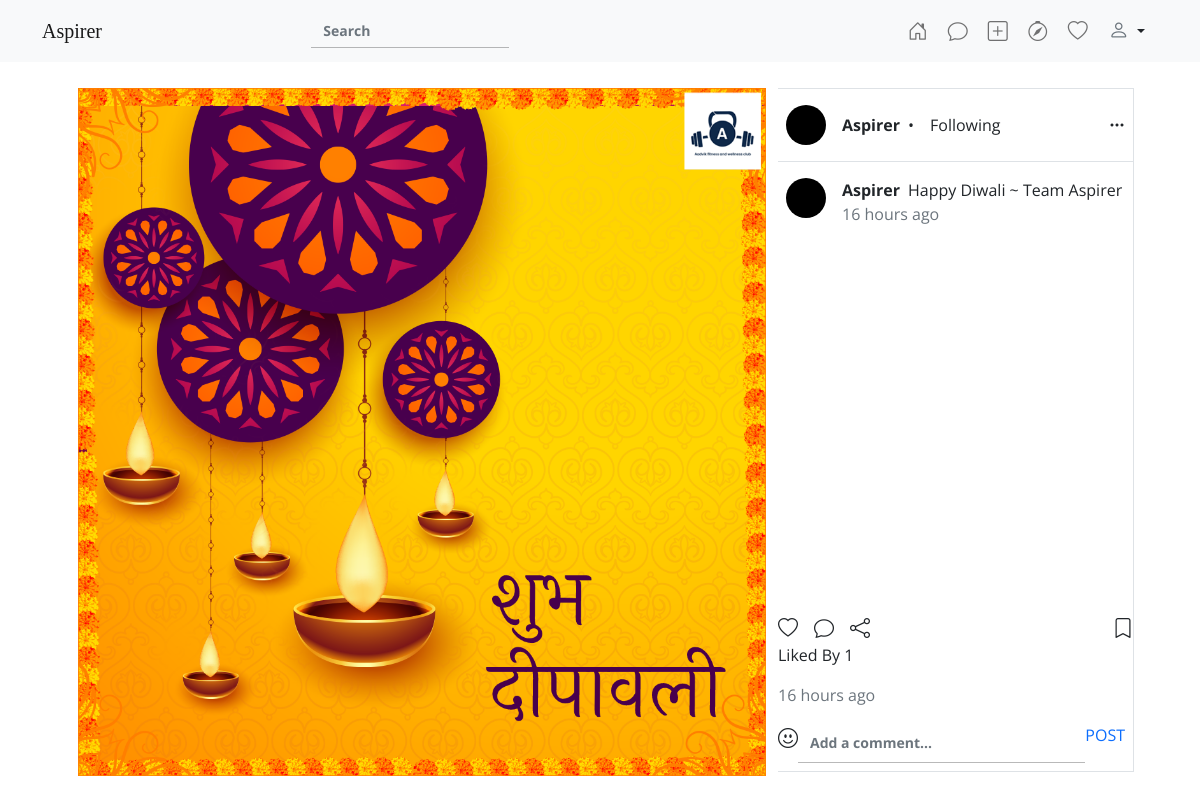
The app's page /post/4/ (signed in) with its own data.
### front/models.py (models this page shows, shortened)
class Post(models.Model):
    user = models.ForeignKey(User,on_delete=models.CASCADE)
    profile = models.ForeignKey(Profile, on_delete= models.CASCADE)
    uploadTime = models.DateTimeField(default= datetime.datetime.now())
    likes =  ListCharField(
        base_field=models.CharField(max_length=10),
        size=6,
        max_length=(6 * 11),  # 6 * 10 character nominals, plus commas
        default = [ ],
        null = True,
        blank = True
    )
    caption = models.CharField(null=False,max_length=300)
    shares = models.IntegerField(default=0)
    saved = models.IntegerField(default=0)
    allow_comments = models.BooleanField(default=True)
    comments = ListCharField(
        base_field=models.CharField(max_length = 10),
        size= 6,
        max_length = (6 * 11),
        default = [],
        null = True,
        blank = True,
    )
    Showimage = models.ImageField(null=False, blank=False, upload_to="images/posts/", default = " ")
    archived = models.BooleanField(null=False, default = False)
    mentions = ListCharField(
        base_field=models.CharField(max_length=50),
        size=6,
        max_length=(6 * 51),  # 6 * 10 character nominals, plus commas
        null = True,
        blank = True
    )
    Location = models.CharField(blank=True, null=True,max_length=50)

class Profile(models.Model):
    gender_chocies = (
        ('M',"Male"),
        ("F","Female"),
        ("N","Prefer Not To Say")
    )
    user = models.OneToOneField(User,on_delete=models.CASCADE)
    username = models.CharField(null=False, default = " ", max_length = 20)
    ProfileImg = models.ImageField(null=True,upload_to="images/profile_pic/",default="media/images/profile_pic/default.png")
    contact = models.CharField(max_length = 10)
    Email = models.EmailField(null=False)
    address = models.CharField(null = False, max_length = 50,blank = True)
    website = models.CharField(null=True,blank=True, max_length=30, default="")
    gender = models.CharField(max_length=1,choices = gender_chocies, default = "N")
    pvt_acc = models.BooleanField(default=False)
    activity_status = models.BooleanField(null=False, default = False)
    story_share = models.BooleanField(null=False, default = False)
    close_friends = ListCharField(
        base_field=models.CharField(max_length=10),
        size=6,
        max_length=(6 * 11),  # 6 * 10 character nominals, plus commas
        default = [ ],
        null = True,
        blank = True
    )
    hide_story = ListCharField(
        base_field=models.CharField(max_length=10),
        size=6,
        max_length=(6 * 11),  # 6 * 10 character nominals, plus commas
        default = [ ],
        null = True,
        blank = True
    )
    blocked_users = ListCharField(
        base_field=models.CharField(max_length=10),
        size=6,
        max_length=(6 * 11),  # 6 * 10 character nominals, plus commas
        default = [ ],
        null = True,
        blank = True
    )
    restricted_users = ListCharField(
        base_field=models.CharField(max_length=10),
        size=6,
        max_length=(6 * 11),  # 6 * 10 character nominals, plus commas
        default = [ ],
        null = True,
        blank = True
    )
    followers =  ListCharField(
        base_field=models.CharField(max_length=10),
        size=6,
        max_length=(6 * 11),  # 6 * 10 character nominals, plus commas
        default = [ ],
        null = True,
        blank = True
    )
    following =  ListCharField(
        base_field=models.CharField(max_length=10),
        size=6,
        max_length=(6 * 11),  # 6 * 10 character nominals, plus commas
        default = [ ] ,
        null = True,
        blank = True
    )
    saved =  ListCharField(
        base_field=models.CharField(max_length=10),
        size=6,
        max_length=(6 * 11),  # 6 * 10 character nominals, plus commas
        default = [ ],
        null = True,
        blank = True
    )
    follow_request =  ListCharField(
        base_field=models.CharField(max_length=10),
        size=6,
        max_length=(6 * 11),  # 6 * 10 character nominals, plus commas
        default = [ ],
        null = True,
        blank = True
    )
    bio = models.CharField(max_length = 100,default=" ", blank=True)

### front/views.py (the view)
# urls.py: path('post/<int:pid>/',ViewPost, name="ViewPost"),
def ViewPost(request,pid):
    post = Post.objects.get(id = pid)
    try:
        PostImage = PostImages.objects.get(Post= post)
    except:
        PostImage = None
    CProfile = Profile.objects.get(user = request.user)
    RProfile = Profile.objects.get(user = post.user)
    if (str(request.user.id) not in RProfile.followers and RProfile.pvt_acc and post.user != request.user) or (post.archived and post.user != request.user):
        return redirect('Aspirer:Profile',username=post.user.username)
    otherPosts = Post.objects.exclude(id = pid).filter(user = post.user)
    dic = {'CProfile' : CProfile, 'RProfile':RProfile, 'Post':post, 'postImgs':PostImage, 'otherPosts':otherPosts}
    return render(request,'post.html',dic)

### front/preprocessors.py (called while the page is built)
def follow_requests(request):
    if(request.user.is_authenticated):
        Request_Users = []
        CUser = Profile.objects.filter(user = request.user)[0]
        for i in CUser.follow_request:
            user = User.objects.filter(id = i)[0]
            P = Profile.objects.filter(user = user)[0]
            Request_Users.append({"P":P,"U":user})
        return {
            "Requests": CUser.follow_request,
            "Request_Users": Request_Users,
            "footer": True,
            "navbar" : True,
        }
    return {"Requests": [], "footer":True, "navbar":True}

### templates/post.html (shortened to what this page needs)
{% extends 'base.html' %}
{% load static %}
{% load humanize %}
{% block content %}
<div class="container px-5 py-4 mt-5">
    <div class="row my-3 align-items-start">
        <div class="col-lg-8">
            <img src="{{Post.Showimage.url}}" class="w-100" />
        </div>
        <div class="col-lg-4 border border-start-0 px-0">
            <div class="d-flex py-3 px-2 align-items-center border-bottom w-100">
                <img src="{{Post.profile.ProfileImg.url}}" class="rounded-circle " width="40px" />
                <a class="text-dark fw-bold ms-3 me-2 "
                    href="{% url 'Aspirer:Profile' Post.user.username %}">{{Post.user.username}}</a>
                {% if Post.user != request.user %}
                •
                {% if request.user.id|stringformat:"i" in Post.profile.followers %}
                <a class="text-dark mx-3 unfollow" data-followId="{{Post.user.id}}">Following</a>
                {% else %}
                <a class="text-dark mx-3 unfollow" data-followId="{{Post.user.id}}">Follow</a>
                {% endif %}
                {% endif %}
                <i class="bi bi-three-dots ms-auto pe-pointer" data-bs-toggle="modal" data-bs-target="#PostClickModal"></i>
            </div>
            <div class="d-flex w-100 align-items-start py-3 px-2">
                <img src="{{Post.profile.ProfileImg.url}}" class="rounded-circle " width="40px" />
                <div>
                    <div class="d-flex align-items-center">
                        <a class="text-dark fw-bold me-2 ms-3"
                            href="{% url 'Aspirer:Profile' Post.user.username %}">{{Post.user.username}}</a>
                        <p class="my-0">{{Post.caption}}</p>
                    </div>
                    <p class="text-secondary ms-3">{{Post.uploadTime|naturaltime}}</p>
                </div>
                </div>
                    {% if not Post.archived %}
                    <div class="d-flex px-0 mx-0 mt-100 align-items-center" style="margin-top:100%;">
                        <i class="bi me-2 pe-pointer fs-5 likeBtn bi-heart{% if request.user.id|stringformat:'i' in Post.likes %}-fill text-danger {% endif %}" data-postId="{{Post.id}}"></i>
                        {% if Post.allow_comments %}
                        <i class="bi bi-chat mx-2 fs-5 pe-pointer" onclick="document.getElementById('comment').focus();"></i>
                        {% endif %}
                        <i class="bi bi-share mx-2 fs-5  pe-pointer"></i>
                        <i class="bi ms-auto fs-5 pe-pointer bi-bookmark{% if Post.id|stringformat:'i' in CProfile.saved %}-fill {% endif %} saveBtn" data-postId="{{Post.id}}" id="saveBtn{{Post.id}}"></i>
                    </div>
                    <p style="{% if Post.archived %}margin-top:100%;{% endif %}">Liked By <span id="{{Post.id}}likes">{{Post.likes|length}}</span></p>
                    <p class="text-secondary">{{Post.uploadTime|naturaltime}}</p>
                    {% if Post.allow_comments %}
                    <div class="d-flex pb-2">
                        <i class="bi bi-emoji-smile fs-5"></i>
                        <input type="text" id="comment" class="form-control" placeholder="Add a comment..." />
                        <p class="pe-pointer text-primary me-2">POST</p>
                    </div>
                    {% endif %}
                    {% endif %}
                </div>
        </div>
    </div>
{% endblock %}

### static/css/base.css (style rules this page uses)
:root { --primary-background : #55acee; }
* { margin:0; padding: 0; font-family: 'Open Sans', sans-serif; }
html, body { overflow-x: hidden; }
a { text-decoration: none; color:black; }
input { font-weight: bold !important; }
.form-control { font-size:14px; border-radius: 0; border:none; border-bottom: 1px solid rgba(0, 0, 0, 0.275); }
.pe-pointer { cursor: pointer; }

### records on screen
Post: Showimage (picture), profile.ProfileImg (picture), user.username "Aspirer", caption "Happy Diwali ~ Team Aspirer", uploadTime "16 hours ago", likes|length "1"
